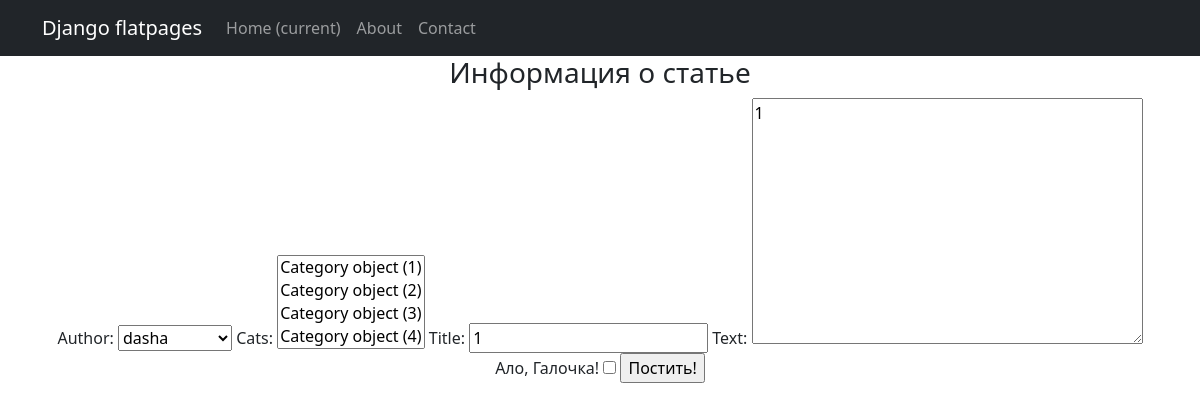
Page /news/31/edit/ (signed in) on the committed database.
### news/models.py (models this page shows, shortened)
class Post(models.Model):
    article = 'a'
    news = 'n'
    POST_TYPE = [
        (article, "Статья"),
        (news, "Новость")
    ]
    author = models.ForeignKey(Author, on_delete=models.CASCADE)
    post_type = models.CharField(max_length=1, choices=POST_TYPE, default=article)
    created = models.DateTimeField(auto_now_add=True)
    cats = models.ManyToManyField(Category, through='PostCategory')
    title = models.CharField(max_length=256)
    text = models.TextField()
    rating = models.IntegerField(default=0)

### news/views.py (the view)
# urls.py: path('<int:pk>/edit/', PostUpdate.as_view(), name='post_update'),
class PostUpdate(LoginRequiredMixin, PermissionRequiredMixin, UpdateView):  # редактор публикации
    model = Post
    template_name = 'news/post_add.html'
    form_class = PostForm
    permission_required = ('news.add_post',
                           'news.change_post')
    def get_object(self, **kwargs):
        id = self.kwargs.get('pk')
        return Post.objects.get(pk=id)

### news/forms.py
class PostForm(ModelForm):
    check_box = BooleanField(label='Ало, Галочка!')
    class Meta:
        model = Post
        fields = ['author', 'cats', 'title', 'text', 'check_box']

### news/models.py (called while the page is built)
    def __str__(self):
        return self.user.username

### templates/news/post_add.html (shortened to what this page needs)
{% extends 'flatpages/default.html' %}
{% block content %}
<h3>Информация о статье</h3>
<form method="POST">
    {{ form }}
    <input type="submit" value="Постить!">
</form>
{% endblock content %}

### rows in the picture
Post: author "dasha", title "1", text "1"
